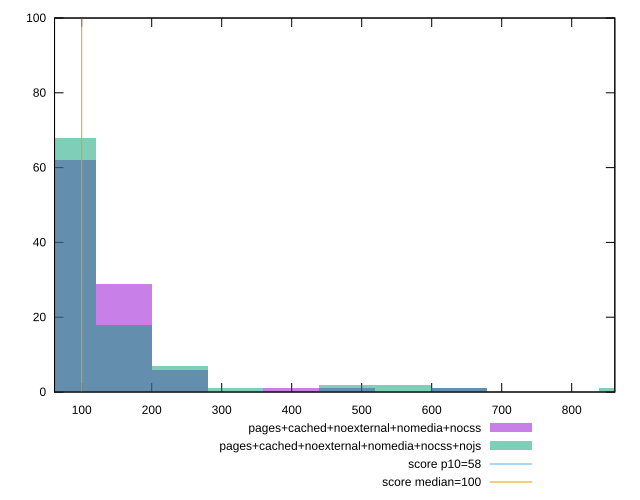

The script that saved this image:
reset

$pagesCachedNoexternalNomediaNocss <<EOF
79.93161229553887 62
159.86322459107774 29
239.79483688661662 6
639.452898364311 1
479.58967377323324 1
399.65806147769433 1
EOF

$pagesCachedNoexternalNomediaNocssNojs <<EOF
79.93161229553887 68
159.86322459107774 18
239.79483688661662 7
559.521286068772 2
319.7264491821555 1
479.58967377323324 2
879.2477352509276 1
639.452898364311 1
EOF

set key outside below
set boxwidth 79.93161229553887
set xrange [61.2:861.6]
set yrange [0:100]
set trange [0:100]
set style fill transparent solid 0.5 noborder

set parametric
set terminal svg size 640, 500 enhanced background rgb 'white'
set output "reprap/estimated-input-latency/comparison/histogram/4_vs_5.svg"

plot $pagesCachedNoexternalNomediaNocss title "pages+cached+noexternal+nomedia+nocss" with boxes, \
     $pagesCachedNoexternalNomediaNocssNojs title "pages+cached+noexternal+nomedia+nocss+nojs" with boxes, \
     58,t title "score p10=58", \
     100,t title "score median=100"

reset
